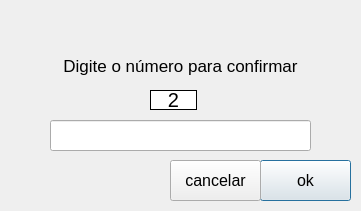
<?xml version="1.0" encoding="UTF-8"?>
<ui version="4.0">
 <class>Dialog</class>
 <widget class="QDialog" name="Dialog">
  <property name="geometry">
   <rect>
    <x>0</x>
    <y>0</y>
    <width>361</width>
    <height>211</height>
   </rect>
  </property>
  <property name="windowTitle">
   <string>Dialog</string>
  </property>
  <widget class="QLineEdit" name="lineEdit">
   <property name="geometry">
    <rect>
     <x>50</x>
     <y>120</y>
     <width>261</width>
     <height>31</height>
    </rect>
   </property>
   <property name="font">
    <font>
     <pointsize>15</pointsize>
    </font>
   </property>
   <property name="text">
    <string/>
   </property>
   <property name="alignment">
    <set>Qt::AlignCenter</set>
   </property>
  </widget>
  <widget class="QLabel" name="label">
   <property name="geometry">
    <rect>
     <x>10</x>
     <y>50</y>
     <width>341</width>
     <height>31</height>
    </rect>
   </property>
   <property name="font">
    <font>
     <pointsize>13</pointsize>
    </font>
   </property>
   <property name="text">
    <string>Digite o número para confirmar</string>
   </property>
   <property name="alignment">
    <set>Qt::AlignCenter</set>
   </property>
  </widget>
  <widget class="QPushButton" name="button_ok">
   <property name="geometry">
    <rect>
     <x>260</x>
     <y>160</y>
     <width>91</width>
     <height>41</height>
    </rect>
   </property>
   <property name="font">
    <font>
     <pointsize>12</pointsize>
    </font>
   </property>
   <property name="text">
    <string>ok</string>
   </property>
  </widget>
  <widget class="QPushButton" name="button_cancelar">
   <property name="geometry">
    <rect>
     <x>170</x>
     <y>160</y>
     <width>91</width>
     <height>41</height>
    </rect>
   </property>
   <property name="font">
    <font>
     <pointsize>12</pointsize>
    </font>
   </property>
   <property name="text">
    <string>cancelar</string>
   </property>
  </widget>
  <widget class="QLabel" name="label_res">
   <property name="geometry">
    <rect>
     <x>20</x>
     <y>170</y>
     <width>141</width>
     <height>21</height>
    </rect>
   </property>
   <property name="font">
    <font>
     <pointsize>14</pointsize>
    </font>
   </property>
   <property name="text">
    <string/>
   </property>
   <property name="alignment">
    <set>Qt::AlignCenter</set>
   </property>
  </widget>
  <widget class="QLabel" name="labe_num">
   <property name="geometry">
    <rect>
     <x>150</x>
     <y>90</y>
     <width>47</width>
     <height>20</height>
    </rect>
   </property>
   <property name="font">
    <font>
     <pointsize>15</pointsize>
    </font>
   </property>
   <property name="styleSheet">
    <string notr="true">background-color: white;
border: 1px solid black</string>
   </property>
   <property name="text">
    <string>2</string>
   </property>
   <property name="alignment">
    <set>Qt::AlignCenter</set>
   </property>
  </widget>
  <widget class="QLabel" name="label_nome">
   <property name="geometry">
    <rect>
     <x>10</x>
     <y>10</y>
     <width>341</width>
     <height>31</height>
    </rect>
   </property>
   <property name="font">
    <font>
     <pointsize>17</pointsize>
    </font>
   </property>
   <property name="text">
    <string/>
   </property>
   <property name="alignment">
    <set>Qt::AlignCenter</set>
   </property>
  </widget>
 </widget>
 <resources/>
 <connections/>
</ui>
